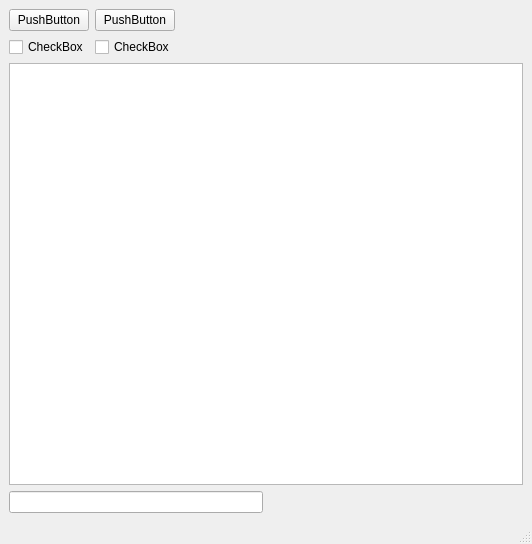
<?xml version="1.0" encoding="UTF-8"?>
<ui version="4.0">
 <class>MainWindow</class>
 <widget class="QMainWindow" name="MainWindow">
  <property name="geometry">
   <rect>
    <x>0</x>
    <y>0</y>
    <width>532</width>
    <height>544</height>
   </rect>
  </property>
  <property name="windowTitle">
   <string>MainWindow</string>
  </property>
  <widget class="QWidget" name="centralwidget">
   <layout class="QGridLayout" name="gridLayout">
    <item row="3" column="0">
     <widget class="QLineEdit" name="lineEdit"/>
    </item>
    <item row="3" column="1">
     <spacer name="horizontalSpacer_3">
      <property name="orientation">
       <enum>Qt::Horizontal</enum>
      </property>
      <property name="sizeHint" stdset="0">
       <size>
        <width>40</width>
        <height>20</height>
       </size>
      </property>
     </spacer>
    </item>
    <item row="2" column="0" colspan="2">
     <widget class="QTextEdit" name="textEdit"/>
    </item>
    <item row="0" column="0" colspan="2">
     <layout class="QHBoxLayout" name="horizontalLayout">
      <item>
       <widget class="QPushButton" name="pushButton">
        <property name="text">
         <string>PushButton</string>
        </property>
       </widget>
      </item>
      <item>
       <widget class="QPushButton" name="pushButton_2">
        <property name="text">
         <string>PushButton</string>
        </property>
       </widget>
      </item>
      <item>
       <spacer name="horizontalSpacer">
        <property name="orientation">
         <enum>Qt::Horizontal</enum>
        </property>
        <property name="sizeHint" stdset="0">
         <size>
          <width>40</width>
          <height>20</height>
         </size>
        </property>
       </spacer>
      </item>
     </layout>
    </item>
    <item row="1" column="0" colspan="2">
     <layout class="QHBoxLayout" name="horizontalLayout_2">
      <item>
       <widget class="QCheckBox" name="checkBox">
        <property name="text">
         <string>CheckBox</string>
        </property>
       </widget>
      </item>
      <item>
       <widget class="QCheckBox" name="checkBox_2">
        <property name="text">
         <string>CheckBox</string>
        </property>
       </widget>
      </item>
      <item>
       <spacer name="horizontalSpacer_2">
        <property name="orientation">
         <enum>Qt::Horizontal</enum>
        </property>
        <property name="sizeHint" stdset="0">
         <size>
          <width>40</width>
          <height>20</height>
         </size>
        </property>
       </spacer>
      </item>
     </layout>
    </item>
   </layout>
  </widget>
  <widget class="QStatusBar" name="statusbar"/>
 </widget>
 <resources/>
 <connections/>
</ui>
